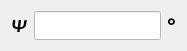
           <widget class="QWidget" name="layoutWidget">
            <property name="geometry">
             <rect>
              <x>40</x>
              <y>300</y>
              <width>187</width>
              <height>28</height>
             </rect>
            </property>
            <layout class="QHBoxLayout" name="horizontalLayout_14">
             <item>
              <widget class="QLabel" name="label_81">
               <property name="font">
                <font>
                 <family>Calibri</family>
                 <pointsize>12</pointsize>
                 <weight>75</weight>
                 <italic>true</italic>
                 <bold>true</bold>
                </font>
               </property>
               <property name="text">
                <string>&lt;html&gt;&lt;head/&gt;&lt;body&gt;&lt;p&gt;&lt;span style=&quot; font-size:14pt;&quot;&gt;Ψ&lt;/span&gt;&lt;/p&gt;&lt;/body&gt;&lt;/html&gt;</string>
               </property>
              </widget>
             </item>
             <item>
              <widget class="QLineEdit" name="psi_2">
               <property name="font">
                <font>
                 <family>Calibri</family>
                 <pointsize>12</pointsize>
                 <weight>50</weight>
                 <italic>false</italic>
                 <bold>false</bold>
                </font>
               </property>
               <property name="styleSheet">
                <string notr="true">background-color: rgb(255, 255, 255);
font: 12pt &quot;Calibri&quot;;</string>
               </property>
              </widget>
             </item>
             <item>
              <widget class="QLabel" name="label_119">
               <property name="font">
                <font>
                 <family>Calibri</family>
                 <pointsize>12</pointsize>
                 <weight>75</weight>
                 <italic>true</italic>
                 <bold>true</bold>
                </font>
               </property>
               <property name="text">
                <string>&lt;html&gt;&lt;head/&gt;&lt;body&gt;&lt;p&gt;&lt;span style=&quot; font-size:16pt;&quot;&gt;°&lt;/span&gt;&lt;/p&gt;&lt;/body&gt;&lt;/html&gt;</string>
               </property>
              </widget>
             </item>
            </layout>
           </widget>
